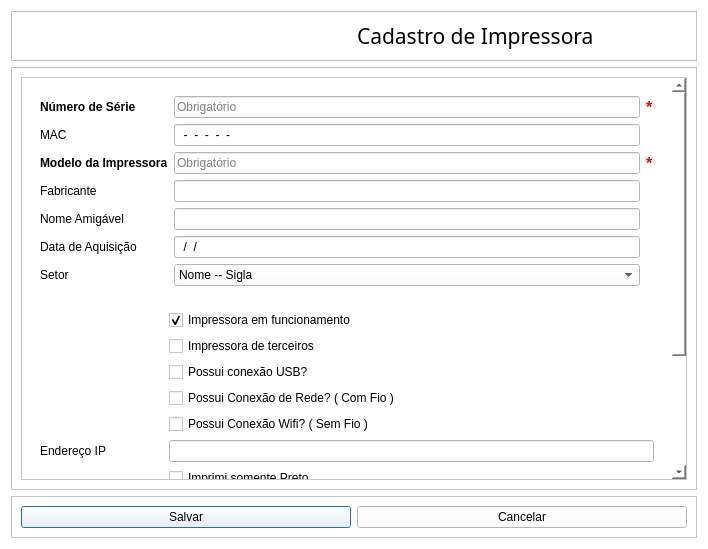
<?xml version="1.0" encoding="UTF-8"?>
<ui version="4.0">
 <class>CadastrodeUsuario</class>
 <widget class="QDialog" name="CadastrodeUsuario">
  <property name="windowModality">
   <enum>Qt::NonModal</enum>
  </property>
  <property name="geometry">
   <rect>
    <x>0</x>
    <y>0</y>
    <width>708</width>
    <height>549</height>
   </rect>
  </property>
  <property name="contextMenuPolicy">
   <enum>Qt::NoContextMenu</enum>
  </property>
  <property name="acceptDrops">
   <bool>true</bool>
  </property>
  <property name="windowTitle">
   <string>Cadastro de Impressora</string>
  </property>
  <property name="styleSheet">
   <string notr="true">background-color: rgb(255, 255, 255);</string>
  </property>
  <layout class="QGridLayout" name="gridLayout_3">
   <item row="0" column="0">
    <layout class="QVBoxLayout" name="verticalLayout">
     <item>
      <widget class="QFrame" name="frame_4">
       <property name="frameShape">
        <enum>QFrame::StyledPanel</enum>
       </property>
       <property name="frameShadow">
        <enum>QFrame::Raised</enum>
       </property>
       <layout class="QHBoxLayout" name="horizontalLayout">
        <item>
         <widget class="QLabel" name="TX_Foto">
          <property name="sizePolicy">
           <sizepolicy hsizetype="Preferred" vsizetype="Minimum">
            <horstretch>0</horstretch>
            <verstretch>0</verstretch>
           </sizepolicy>
          </property>
          <property name="text">
           <string/>
          </property>
          <property name="pixmap">
           <pixmap>../Arte/print_printer_printing_1549.ico</pixmap>
          </property>
          <property name="scaledContents">
           <bool>false</bool>
          </property>
          <property name="alignment">
           <set>Qt::AlignCenter</set>
          </property>
         </widget>
        </item>
        <item>
         <widget class="QLabel" name="TX_Cadastro">
          <property name="font">
           <font>
            <family>Marlboro</family>
            <pointsize>16</pointsize>
           </font>
          </property>
          <property name="text">
           <string>Cadastro de Impressora</string>
          </property>
          <property name="alignment">
           <set>Qt::AlignLeading|Qt::AlignLeft|Qt::AlignVCenter</set>
          </property>
         </widget>
        </item>
       </layout>
      </widget>
     </item>
     <item>
      <widget class="QFrame" name="Main">
       <property name="frameShape">
        <enum>QFrame::StyledPanel</enum>
       </property>
       <property name="frameShadow">
        <enum>QFrame::Raised</enum>
       </property>
       <layout class="QHBoxLayout" name="horizontalLayout_3">
        <item>
         <widget class="QScrollArea" name="scrollArea">
          <property name="widgetResizable">
           <bool>true</bool>
          </property>
          <widget class="QWidget" name="scrollAreaWidgetContents">
           <property name="geometry">
            <rect>
             <x>0</x>
             <y>0</y>
             <width>649</width>
             <height>526</height>
            </rect>
           </property>
           <layout class="QGridLayout" name="gridLayout">
            <item row="3" column="0">
             <widget class="QFrame" name="Outrasopcoes">
              <property name="frameShape">
               <enum>QFrame::NoFrame</enum>
              </property>
              <property name="frameShadow">
               <enum>QFrame::Plain</enum>
              </property>
              <layout class="QFormLayout" name="formLayout_2">
               <item row="0" column="1">
                <widget class="QCheckBox" name="CP_Ativo">
                 <property name="font">
                  <font>
                   <family>Arial</family>
                  </font>
                 </property>
                 <property name="text">
                  <string>Impressora em funcionamento</string>
                 </property>
                 <property name="checkable">
                  <bool>true</bool>
                 </property>
                 <property name="checked">
                  <bool>true</bool>
                 </property>
                </widget>
               </item>
               <item row="1" column="1">
                <widget class="QCheckBox" name="CP_Terceiros">
                 <property name="font">
                  <font>
                   <family>Arial</family>
                  </font>
                 </property>
                 <property name="text">
                  <string>Impressora de terceiros</string>
                 </property>
                </widget>
               </item>
               <item row="2" column="1">
                <widget class="QCheckBox" name="CP_USB">
                 <property name="font">
                  <font>
                   <family>Arial</family>
                  </font>
                 </property>
                 <property name="text">
                  <string>Possui conexão USB?</string>
                 </property>
                </widget>
               </item>
               <item row="3" column="1">
                <widget class="QCheckBox" name="CP_Rede">
                 <property name="font">
                  <font>
                   <family>Arial</family>
                  </font>
                 </property>
                 <property name="text">
                  <string>Possui Conexão de Rede? ( Com Fio )</string>
                 </property>
                </widget>
               </item>
               <item row="4" column="1">
                <widget class="QCheckBox" name="CP_Wifi">
                 <property name="font">
                  <font>
                   <family>Arial</family>
                  </font>
                 </property>
                 <property name="text">
                  <string>Possui Conexão Wifi? ( Sem Fio )</string>
                 </property>
                </widget>
               </item>
               <item row="5" column="0">
                <widget class="QLabel" name="TX_IP">
                 <property name="font">
                  <font>
                   <family>Arial</family>
                  </font>
                 </property>
                 <property name="text">
                  <string>Endereço IP</string>
                 </property>
                </widget>
               </item>
               <item row="5" column="1">
                <widget class="QLineEdit" name="CP_IP">
                 <property name="font">
                  <font>
                   <family>Arial</family>
                  </font>
                 </property>
                </widget>
               </item>
               <item row="6" column="1">
                <widget class="QCheckBox" name="CP_Preto">
                 <property name="font">
                  <font>
                   <family>Arial</family>
                  </font>
                 </property>
                 <property name="text">
                  <string>Imprimi somente Preto</string>
                 </property>
                </widget>
               </item>
               <item row="7" column="0">
                <widget class="QLabel" name="TX_MPreto">
                 <property name="font">
                  <font>
                   <family>Arial</family>
                  </font>
                 </property>
                 <property name="text">
                  <string>Modelo Toner Preto</string>
                 </property>
                </widget>
               </item>
               <item row="7" column="1">
                <widget class="QLineEdit" name="CP_MPreto">
                 <property name="font">
                  <font>
                   <family>Arial</family>
                  </font>
                 </property>
                </widget>
               </item>
               <item row="8" column="1">
                <widget class="QCheckBox" name="CP_Color">
                 <property name="font">
                  <font>
                   <family>Arial</family>
                  </font>
                 </property>
                 <property name="text">
                  <string>Imprimi Colorido</string>
                 </property>
                </widget>
               </item>
               <item row="9" column="0">
                <widget class="QLabel" name="TX_MMagenta">
                 <property name="font">
                  <font>
                   <family>Arial</family>
                  </font>
                 </property>
                 <property name="text">
                  <string>Modelo Toner Magenta</string>
                 </property>
                </widget>
               </item>
               <item row="9" column="1">
                <widget class="QLineEdit" name="CP_MMagenta">
                 <property name="font">
                  <font>
                   <family>Arial</family>
                  </font>
                 </property>
                </widget>
               </item>
               <item row="10" column="0">
                <widget class="QLabel" name="TX_MAmarelo">
                 <property name="font">
                  <font>
                   <family>Arial</family>
                  </font>
                 </property>
                 <property name="text">
                  <string>Modelo Toner Amarelo</string>
                 </property>
                </widget>
               </item>
               <item row="10" column="1">
                <widget class="QLineEdit" name="CP_MAmarelo">
                 <property name="font">
                  <font>
                   <family>Arial</family>
                  </font>
                 </property>
                </widget>
               </item>
               <item row="11" column="0">
                <widget class="QLabel" name="TX_MAzul">
                 <property name="font">
                  <font>
                   <family>Arial</family>
                  </font>
                 </property>
                 <property name="text">
                  <string>Modelo Toner Azul</string>
                 </property>
                </widget>
               </item>
               <item row="11" column="1">
                <widget class="QLineEdit" name="CP_MAzul">
                 <property name="font">
                  <font>
                   <family>Arial</family>
                  </font>
                 </property>
                </widget>
               </item>
              </layout>
             </widget>
            </item>
            <item row="0" column="0">
             <widget class="QFrame" name="frame">
              <property name="frameShape">
               <enum>QFrame::NoFrame</enum>
              </property>
              <property name="frameShadow">
               <enum>QFrame::Sunken</enum>
              </property>
              <layout class="QGridLayout" name="gridLayout_2">
               <item row="0" column="2">
                <widget class="QLabel" name="TX_NObrigatorio">
                 <property name="font">
                  <font>
                   <family>Arial</family>
                   <pointsize>12</pointsize>
                   <weight>75</weight>
                   <bold>true</bold>
                  </font>
                 </property>
                 <property name="styleSheet">
                  <string notr="true">color: rgb(255, 0, 0);</string>
                 </property>
                 <property name="text">
                  <string>*</string>
                 </property>
                </widget>
               </item>
               <item row="0" column="1">
                <widget class="QLineEdit" name="CP_Num_Serie">
                 <property name="font">
                  <font>
                   <family>Arial</family>
                  </font>
                 </property>
                 <property name="placeholderText">
                  <string>Obrigatório</string>
                 </property>
                </widget>
               </item>
               <item row="5" column="0">
                <widget class="QLabel" name="TX_Fabricante">
                 <property name="font">
                  <font>
                   <family>Arial</family>
                  </font>
                 </property>
                 <property name="text">
                  <string>Fabricante</string>
                 </property>
                </widget>
               </item>
               <item row="2" column="1">
                <widget class="QLineEdit" name="CP_MAC">
                 <property name="font">
                  <font>
                   <family>Arial</family>
                  </font>
                 </property>
                 <property name="inputMask">
                  <string>NN-NN-NN-NN-NN-NN  </string>
                 </property>
                 <property name="text">
                  <string>-----  </string>
                 </property>
                </widget>
               </item>
               <item row="3" column="0">
                <widget class="QLabel" name="TX_ModeloImpre">
                 <property name="font">
                  <font>
                   <family>Arial</family>
                   <weight>75</weight>
                   <bold>true</bold>
                  </font>
                 </property>
                 <property name="text">
                  <string>Modelo da Impressora</string>
                 </property>
                </widget>
               </item>
               <item row="3" column="2">
                <widget class="QLabel" name="TX_MObrigatorio">
                 <property name="font">
                  <font>
                   <family>Arial</family>
                   <pointsize>12</pointsize>
                   <weight>75</weight>
                   <bold>true</bold>
                  </font>
                 </property>
                 <property name="styleSheet">
                  <string notr="true">color: rgb(255, 0, 0);</string>
                 </property>
                 <property name="text">
                  <string>*</string>
                 </property>
                </widget>
               </item>
               <item row="2" column="0">
                <widget class="QLabel" name="TX_MAC">
                 <property name="font">
                  <font>
                   <family>Arial</family>
                  </font>
                 </property>
                 <property name="text">
                  <string>MAC</string>
                 </property>
                </widget>
               </item>
               <item row="0" column="0">
                <widget class="QLabel" name="TX_Num_Serie">
                 <property name="font">
                  <font>
                   <family>Arial</family>
                   <weight>75</weight>
                   <bold>true</bold>
                  </font>
                 </property>
                 <property name="text">
                  <string>Número de Série</string>
                 </property>
                </widget>
               </item>
               <item row="3" column="1">
                <widget class="QLineEdit" name="CP_ModeloImpre">
                 <property name="font">
                  <font>
                   <family>Arial</family>
                  </font>
                 </property>
                 <property name="echoMode">
                  <enum>QLineEdit::Normal</enum>
                 </property>
                 <property name="placeholderText">
                  <string>Obrigatório</string>
                 </property>
                </widget>
               </item>
               <item row="5" column="1">
                <widget class="QLineEdit" name="CP_Fabricante">
                 <property name="font">
                  <font>
                   <family>Arial</family>
                  </font>
                 </property>
                 <property name="echoMode">
                  <enum>QLineEdit::Normal</enum>
                 </property>
                </widget>
               </item>
               <item row="6" column="0">
                <widget class="QLabel" name="TX_Nome">
                 <property name="font">
                  <font>
                   <family>Arial</family>
                  </font>
                 </property>
                 <property name="text">
                  <string>Nome Amigável</string>
                 </property>
                </widget>
               </item>
               <item row="7" column="0">
                <widget class="QLabel" name="TX_Data">
                 <property name="font">
                  <font>
                   <family>Arial</family>
                  </font>
                 </property>
                 <property name="text">
                  <string>Data de Aquisição</string>
                 </property>
                </widget>
               </item>
               <item row="6" column="1">
                <widget class="QLineEdit" name="CP_Nome">
                 <property name="font">
                  <font>
                   <family>Arial</family>
                  </font>
                 </property>
                 <property name="inputMethodHints">
                  <set>Qt::ImhNone</set>
                 </property>
                 <property name="clearButtonEnabled">
                  <bool>false</bool>
                 </property>
                </widget>
               </item>
               <item row="7" column="1">
                <widget class="QLineEdit" name="CP_Data">
                 <property name="font">
                  <font>
                   <family>Arial</family>
                  </font>
                 </property>
                 <property name="inputMask">
                  <string>99/99/9999</string>
                 </property>
                </widget>
               </item>
               <item row="8" column="1">
                <widget class="QComboBox" name="CP_Setor">
                 <property name="sizePolicy">
                  <sizepolicy hsizetype="Preferred" vsizetype="Fixed">
                   <horstretch>0</horstretch>
                   <verstretch>0</verstretch>
                  </sizepolicy>
                 </property>
                 <property name="font">
                  <font>
                   <family>Arial</family>
                  </font>
                 </property>
                 <item>
                  <property name="text">
                   <string>Nome -- Sigla</string>
                  </property>
                 </item>
                </widget>
               </item>
               <item row="8" column="0">
                <widget class="QLabel" name="TX_Setor">
                 <property name="font">
                  <font>
                   <family>Arial</family>
                  </font>
                 </property>
                 <property name="text">
                  <string>Setor</string>
                 </property>
                </widget>
               </item>
              </layout>
             </widget>
            </item>
           </layout>
          </widget>
         </widget>
        </item>
       </layout>
      </widget>
     </item>
     <item>
      <widget class="QFrame" name="Opcao">
       <property name="frameShape">
        <enum>QFrame::StyledPanel</enum>
       </property>
       <property name="frameShadow">
        <enum>QFrame::Raised</enum>
       </property>
       <layout class="QHBoxLayout" name="horizontalLayout_2">
        <item>
         <widget class="QPushButton" name="BT_Salvar">
          <property name="text">
           <string>Salvar</string>
          </property>
          <property name="icon">
           <iconset>
            <normaloff>../Arte/check_ok_accept_apply_1582.ico</normaloff>../Arte/check_ok_accept_apply_1582.ico</iconset>
          </property>
         </widget>
        </item>
        <item>
         <widget class="QPushButton" name="BT_Cancelar">
          <property name="text">
           <string>Cancelar</string>
          </property>
          <property name="icon">
           <iconset>
            <normaloff>../Arte/delete_delete_exit_1577.ico</normaloff>../Arte/delete_delete_exit_1577.ico</iconset>
          </property>
         </widget>
        </item>
       </layout>
      </widget>
     </item>
    </layout>
   </item>
  </layout>
 </widget>
 <tabstops>
  <tabstop>CP_Num_Serie</tabstop>
  <tabstop>CP_MAC</tabstop>
  <tabstop>CP_ModeloImpre</tabstop>
  <tabstop>CP_Fabricante</tabstop>
  <tabstop>CP_Nome</tabstop>
  <tabstop>CP_Data</tabstop>
  <tabstop>CP_Ativo</tabstop>
  <tabstop>CP_Terceiros</tabstop>
  <tabstop>CP_USB</tabstop>
  <tabstop>CP_Rede</tabstop>
  <tabstop>CP_Wifi</tabstop>
  <tabstop>CP_IP</tabstop>
  <tabstop>CP_Preto</tabstop>
  <tabstop>CP_MPreto</tabstop>
  <tabstop>CP_Color</tabstop>
  <tabstop>CP_MMagenta</tabstop>
  <tabstop>CP_MAmarelo</tabstop>
  <tabstop>CP_MAzul</tabstop>
  <tabstop>BT_Salvar</tabstop>
  <tabstop>BT_Cancelar</tabstop>
  <tabstop>scrollArea</tabstop>
 </tabstops>
 <resources/>
 <connections/>
</ui>
